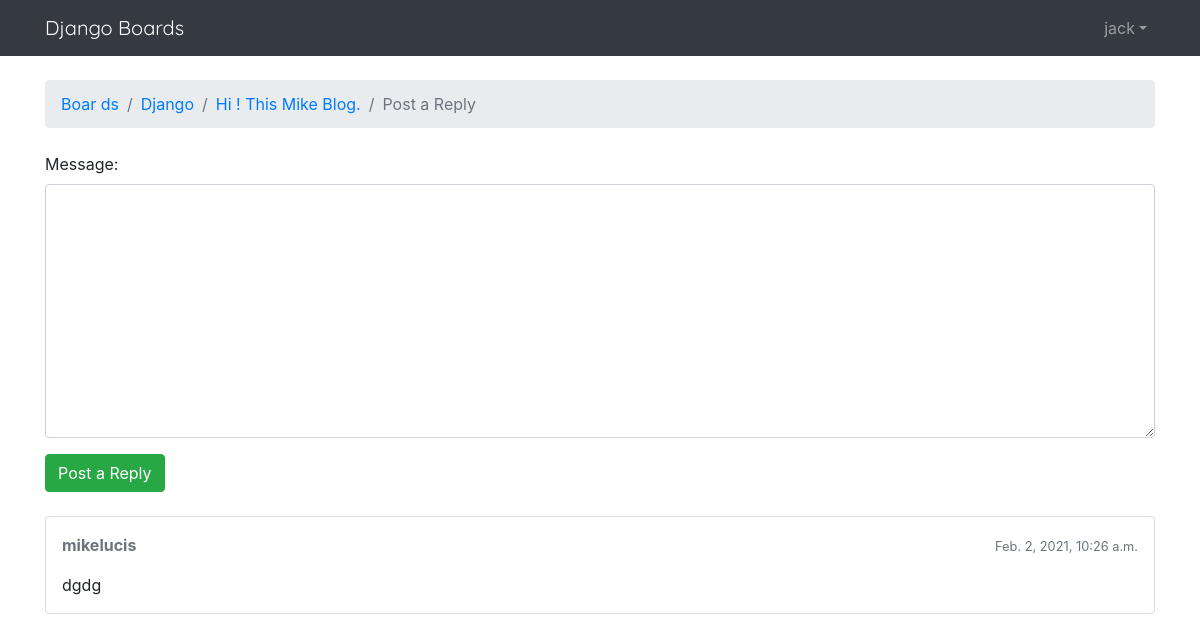
Before: /boards/1/topics/1/reply/ (signed in) with the older database file.
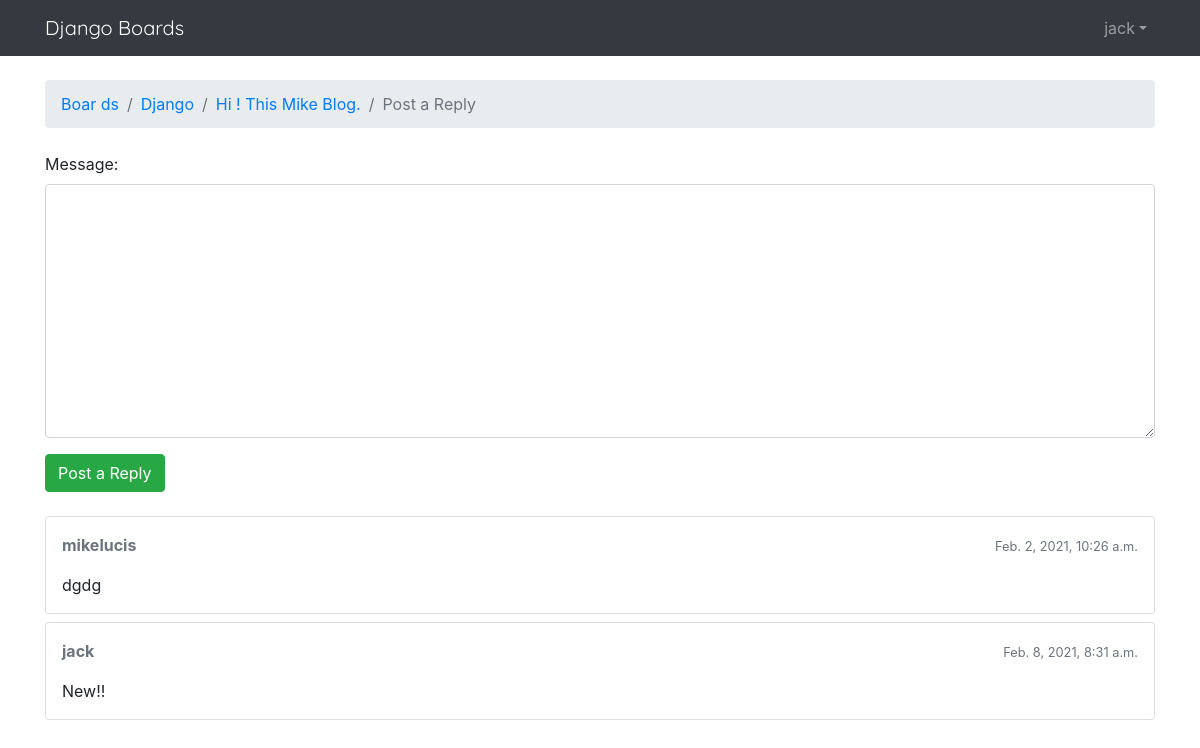
After: the same page with the newer database file.
### boards/models.py (models this page shows)
class Post(models.Model):
    message = models.TextField(max_length=4000)
    topic = models.ForeignKey(Topic, related_name='post', on_delete=models.SET_NULL, null=True)
    created_at = models.DateTimeField(auto_now_add=True)
    updated_at = models.DateTimeField(null=True)
    created_by = models.ForeignKey(User, related_name='post', on_delete=models.SET_NULL, null=True)
    updated_by = models.ForeignKey(User, null=True, related_name='+', on_delete=models.SET_NULL)

### boards/views.py (the view)
# urls.py: url(r'^boards/(?P<pk>\d+)/topics/(?P<topic_pk>\d+)/reply/$', views.reply_topic, name='reply_topic'),
@login_required
def reply_topic(request, pk, topic_pk):
    topic = get_object_or_404(Topic, board__pk=pk, pk=topic_pk)
    if request.method == 'POST':
        form = PostForm(request.POST)
        if form.is_valid():
            post = form.save(commit=False)
            post.topic = topic
            post.created_by = request.user
            post.save()
            return redirect('topic_posts', pk=pk, topic_pk=topic_pk)
    else:
        form = PostForm()
    return render(request, 'reply_topic.html', {'topic': topic, 'form': form})

### boards/forms.py
class PostForm(forms.ModelForm):
    class Meta:
        model = Post
        fields = ['message', ]

### boards/templatetags/form_tags.py (called while the page is built)
@register.filter
def input_class(bound_field):
    css_class = ''
    if bound_field.form.is_bound:
        if bound_field.errors:
            css_class = 'is-invalid'
        elif field_type(bound_field) != 'PasswordInput':
            css_class = 'is-valid'
    return 'form-control {}'.format(css_class)

### templates/reply_topic.html (shortened to what this page needs)
{% extends 'base.html' %}
{% load static %}
{% block breadcrumb %}
    <li class="breadcrumb-item"><a href="{% url 'home' %}">Boar ds</a></li>
    <li class="breadcrumb-item"><a href="{% url 'board_topics' topic.board.pk %}">{{ topic.board.name }}</a></li>
    <li class="breadcrumb-item"><a href="{% url 'topic_posts' topic.board.pk topic.pk %}">{{ topic.subject }}</a></li>
    <li class="breadcrumb-item active">Post a Reply</li>
{% endblock %}
{% block content %}
    <form method="post" class="mb-4">
        {% include 'includes/form.html' %}
        <button type="submit" class="btn btn-success">Post a Reply</button>
    </form>
    {% for post in topic.post.all %}
        <div class="card mb-2">
            <div class="card-body p-3">
                <div class="row mb-3">
                    <div class="col-6">
                        <strong class="text-muted">{{ post.created_by.username }}</strong>
                    </div>
                    <div class="col-6 text-right">
                        <small class="text-muted">{{ post.created_at }}</small>
                    </div>
                </div>
                {{ post.message }}
            </div>
        </div>
    {% endfor %}
{% endblock %}

Changed rows visible on the page:
added Post: created_by.username "jack", created_at "Feb. 8, 2021, 8:31 a.m.", message "New!!"
